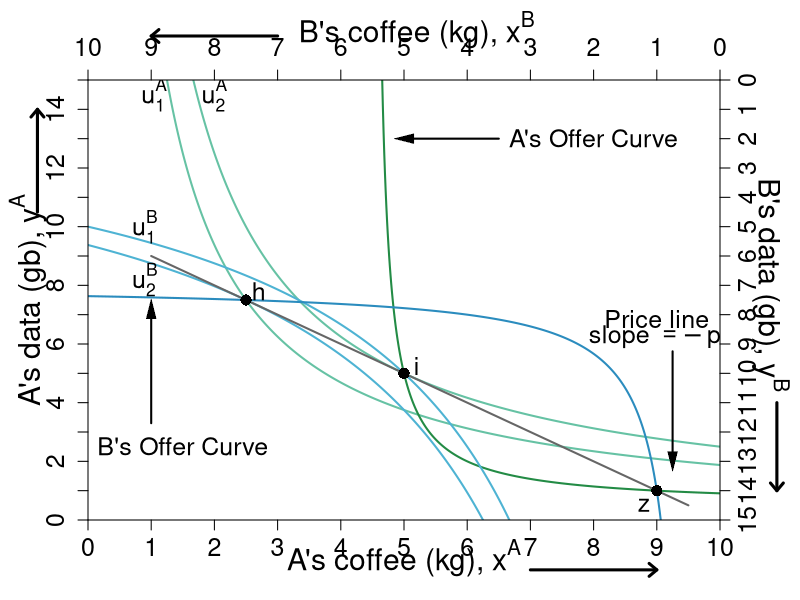

Write the R code that produced this figure.
#' Graph Designer: Simon Halliday, Scott Cohn
#' Authors: Bowles and Halliday
#' Title: Coordination, Conflict and Competition: A Text in Microeconomics

library("shape")

pdf(file = "what_can_markets_do/property_walras_baseline.pdf", width = 9, height = 7)

# Set parameters for graphics
axislabelsize <- 1.8
labelsize <- 1.5
namesize <- 1.8
annotatesize <- 1.5
graphlinewidth <- 2
segmentlinewidth <- 1.5

COL <- c("#7fc97f", "#beaed4", "#fdc086", "#ffff99", "#386cb0", "#f0027f", "#bf5b17", "#666666")
COLA <- c("#e0f3db", "#99d8c9","#66c2a4","#41ae76", "#238b45", "#005824")
COLB <- c("#c6dbef", "#4eb3d3", "#2b8cbe", "#0868ac","#084081")
COLC <- c("#fcfbfd", "#efedf5", "#dadaeb", "#bcbddc", "#9e9ac8", "#807dba", "#6a51a3", "#54278f", "#3f007d")
grays <- gray.colors(25, start = 1, end = 0, alpha = 1)


uA <- function(xA, yA, alpha = 0.5){
  ((xA)^alpha)*((yA)^(1 - alpha))
}

uB <- function(xA, yA, alpha = 0.5){
  ((10-xA)^alpha)*((15-yA)^(1 - alpha))
}

indiffcurveA1 <- function(x, U = 4, A = 1, a = 0.5) {
  ((((U-2)/A)*(1/x)^a)^(1/(1-a)))
}

indiffcurveA2 <- function(x, U = 4, A = 1, a = 0.5) {
  (((U/A)*(1/x)^a)^(1/(1-a)))
}

indiffcurveA3 <- function(x, U = 5.715476, A = 1, a = 0.5) {
  (((U/A)*(1/x)^a)^(1/(1 - a)))
}

indiffcurveA4 <- function(x, U = 6.984164, A = 1, a = 0.5) {
  ((((U)/A)*(1/x)^a)^(1/(1 - a)))
}

paretoEC <- function(x) {
  (3/2)*x
}

OfferCurveA <- function(x) {
  # x/(x  - 4)
  x / (2*x - 9)
}

PriceLine <- function(x, intercept = 10, slope = 1) {
  intercept - slope*x 
}

mrsplot <- function(x) {
  (13/2)*(x/(9 - x)^2)
  
}

OfferCurveB <- function(x) {
  #15 - (14/2)*(10 - x)/(9 - x)
  (145 - 16*x) / (19 - 2*x)
}

WalrasPrice <- function(x) {
  14 - (3/2)*x
}

#Deriving the offer curves: let py = 1
#wA = 8px + 2py = 8px + 2; Demand: x = w/2px => x = 4 + 1/px => px = 1/(x - 4)
#Offer curve is y = px*x => (1/(x-4))*x = x/(x-4) defined for x neq 4
#wA = 2px + 13py = 2px + 13; Demand: x = w/2px => x = 1 + 13/2px => px = 13/2(x - 1)
#B's Offer curve is y = px*x => (13/2)(1/(x-1))*x = (13/2)(x/(x-1)
#Therefore in terms of yA and xA:
#15 - y = (13/2)*(10 - x)/(10 - x - 1)
#Therefore y = 15 - (13/2)*(10-x)/(9 - x) defined for x neq 9
#The tangency of the indifference curve and the offer curve gives mrsplot
#Where mrsplot equals that offer curve, we get x = (3/17)*(51 - sqrt(221)) = 6.376576; 
#So y = 6.022321; therefore u = (6.376576^0.5)*(6.022321^0.5)

indiffcurveBneg1 <- function(x, U = 5.09, A = 1, a = 0.5) {
  15 - (((U/A)*(1/(10 - x))^a)^(1/(1-a)))
}

indiffcurveBneg2 <- function(x, U = 6.531973, A = 1, a = 0.5) {
  15 - (((U/A)*(1/(10 - x))^a)^(1/(1-a)))
}

#Aisha happens to have found 8 apples and 2 oranges, 
#and Betty happens to have found 2 apples and 13 oranges. 
#Aisha's utility (8^0.5)*(2^0.5) = 4
#Betty's utility (2^0.5)*(13^0.5) = 5.09



par(mar =  c(4, 4.4, 4, 4))
xlims <- c(0, 10)
ylims <- c(0, 15)
xlims2 <- c(10, 0)
ylims2 <- c(15, 0)

plot(0, 0, xlim = xlims, ylim = ylims, type = "n",
     xlab = "",
     ylab = "", 
     xaxt = "n", 
     yaxt = "n", 
     cex.lab = axislabelsize, 
     bty = "n",
     xaxs = "i", 
     yaxs = "i")

text(0.5*xlims[2], -1.3, expression(paste("A's coffee (kg), ", x^A)), xpd = TRUE, cex = axislabelsize) 
text(-0.95, 0.5*ylims[2], expression(paste("A's data (gb), ", y^A)), xpd = TRUE, cex = axislabelsize, srt = 90) 


npts <- 500 
npts2 <- 501

#Specify the sequences of points for graphing. 
xx1 <- seq(xlims[1], xlims[2], length.out = npts)
yy1 <- indiffcurveA2(xx1, U = 4, A = 1, a = 0.5)
yy2 <- indiffcurveA2(xx1)

#I need something like xx1 with npts for 
xx2 <- seq(4.5, xlims[2], length.out = npts)
xx3 <- seq(xlims[1], 9.1, length.out = npts)
xx4 <- seq(1, 9.5, length.out = npts)

#Draw the lines for the graphs

lines(xx1, indiffcurveA2(xx1, U = uA(5, 5)), col = COLA[3], lwd = graphlinewidth)
lines(xx1, indiffcurveA2(xx1, U = uA(2.5, 7.5)), col = COLA[3], lwd = graphlinewidth)
# 
lines(xx2, OfferCurveA(xx2), col = COLA[5], lwd = graphlinewidth)
# 
# 
lines(xx1, indiffcurveBneg1(xx1, U = uB(2.5, 7.5)), col = COLB[2], lwd = graphlinewidth)
lines(xx1, indiffcurveBneg1(xx1, U = uB(5, 5)), col = COLB[2], lwd = graphlinewidth)
# 
# 
lines(xx4, PriceLine(xx4, intercept = 10, slope = 1), col = COL[8], lwd = graphlinewidth)
# 
lines(xx3, OfferCurveB(xx3), col = COLB[3], lwd = graphlinewidth)

#Customize ticks and labels for the plot
ticksy <- seq(from = 0, to = 15, by = 1)
ylabels <- seq(from = 0, to = 15, by = 1)
ticksx <- seq(from = 0, to = 10, by = 1)
xlabels <- seq(from = 0, to = 10, by = 1)
axis(1, at = ticksx, pos = 0, labels = xlabels, gap.axis = -1, cex.axis = labelsize)
axis(2, at = ticksy, pos = 0, labels = ylabels, las = 0, cex.axis = labelsize)

#Add arrows:
arrows(-0.8, 10.5, -0.8, 14, xpd = TRUE, length = 0.1, angle = 40, lwd = 3)
arrows(7, -1.7, 9, -1.7, xpd = TRUE, length = 0.1, angle = 40, lwd = 3)


# #Annotation of the three graphs and the NE
text(1.05, 14.5, expression(u[1]^A), cex = labelsize)
text(2, 14.5, expression(u[2]^A), cex = labelsize)

points(2.5, 7.5, pch = 16, col = "black", cex = 1.5)
text(2.7, 7.8, expression(h), cex = labelsize)

points(5, 5, pch = 16, col = "black", cex = 1.5)
text(5.2, 5.25, expression(i), cex = labelsize)

text(9, 6.85, expression("Price line"), cex = labelsize)
text(9, 6.25, expression(paste("slope ", phantom() == -p[i])), cex = labelsize)
Arrows(9.25, 5.75, 9.25, 2, col = "black", lty = 1, lwd = 2, arr.type = "triangle", arr.lwd = 0.5)
# 
# #Label B's offer curve
text(1.5, 2.5, expression("B's Offer Curve"), cex = labelsize)
Arrows(1, 3.3, 1, 7.2, col = "black", lty = 1, lwd = 2, arr.type = "triangle", arr.lwd = 0.5)
# 
# # Price Line
text(8, 13, expression(paste("A's Offer Curve")), cex = labelsize)
Arrows(6.5, 13, 5, 13, col = "black", lty = 1, lwd = 2, arr.type = "triangle", arr.lwd = 0.5)


#Set up second axes and labels
par(new = TRUE)

#Use the same x and ylims as previously, but with locations switched
xlims2 <- c(10, 0)
ylims2 <- c(15, 0)

#Leave the ylab and xlab blank to ensure no axes titles
plot(0, 0, xlim = xlims2, ylim = ylims2, type = "n",
     xlab = expression(paste("")),
     ylab = expression(paste("")),
     xaxt = "n", 
     yaxt = "n", 
     cex.lab = 1.3, 
     bty = "n",
     xaxs = "i", 
     yaxs = "i")

#Set up axes at sides 3 and 4 (top and right)
axis(side = 3, at = ticksx, pos = 0, labels = xlabels, cex.axis = labelsize)
axis(side = 4, at = ticksy, pos = 0, labels = ylabels, las = 0, gap.axis = -1,  cex.axis = labelsize)
text(4.8, -1.7, expression(paste("B's coffee (kg), ", x^B)), xpd = TRUE, cex = axislabelsize) 
text(-0.8, 7, expression(paste("B's data (gb), ", y^B)), xpd = TRUE, cex = axislabelsize, srt = 270) 

#Add arrows:
arrows(-0.9, 11, -0.9, 14, xpd = TRUE, length = 0.1, angle = 40, lwd = 3)
arrows(7, -1.5, 9, -1.5, xpd = TRUE, length = 0.1, angle = 40, lwd = 3)


#Functions for B's indifference curves
indiffcurveB1 <- function(x, U = 5.09, A = 1, a = 0.5) {
  ((((U-2)/A)*(1/x)^a)^(1/(1-a)))
}

indiffcurveB2 <- function(x, U = 5.09, A = 1, a = 0.5) {
  (((U/A)*(1/x)^a)^(1/(1-a)))
}

indiffcurveB3 <- function(x, U = 5.703502, A = 1, a = 0.5) {
  ((((U)/A)*(1/x)^a)^(1/(1-a)))
}

indiffcurveB4 <- function(x, U = 8.244574, A = 1, a = 0.5) {
  ((((U)/A)*(1/x)^a)^(1/(1-a)))
}



#Label B's indifference curves
text(9.1, 5.0, expression(u[1]^B), cex = labelsize)
text(9.1, 6.8, expression(u[2]^B), cex = labelsize)


#Add a point for the initial endowment
points(1, 14, pch = 16, col = "black", cex = 1.5)
text(1.2, 14.5, expression(z), cex = labelsize)




#Label a point on the middle of the curve
#points(5, 7.5, pch = 16, col = "black", cex = 1.5)
#text(5, 7, expression(i))

#(5^0.5)*(7.5^0.5) = 6.123724

#Add point for comparison to participation constraint
#points(6.2, 1.55, pch = 16, col = "black", cex = 1.5)
#text(6.1, 1.2, expression(d))


#Calculate TIOLI power allocation for B
#mrs(x,y) => pareto efficient curve is (3/2)x = y
#A's initital utility is 4 = u(8,2) = (8^0.5)*(2^0.5)
#Therefore substitute in the contract curve u_e^A = 4 = (x^A)^(0.5)(3/2*x^A)^0.5
# => x^A = 4/((3/2)^0.5) = 3.27 => x^B = 6.73
# => y^A = 3/2(x^A) = 4.9 => y^B = 10.1

#Add point g for B's TIOLI power
# points(6.73, 10.1, pch = 16, col = "black", cex = 1.5)
# text(6.73, 10.6, expression(g))

#Calculate TIOLI power allocation for A
#mrs(x,y) => pareto efficient curve is (3/2)x = y
#A's initital utility is 4 = u(8,2) = (8^0.5)*(2^0.5)
#Therefore substitute in the contract curve u_e^A = 4 = (x^A)^(0.5)(3/2*x^A)^0.5
# => x^B = 5.09/((3/2)^0.5) = 4.16 => x^A = 5.84
# => y^B = 3/2(x^B) = 6.23 => y^A = 8.77 
#=> u^A = (5.84^0.5)*(8.77^0.5) = 7.156591
#Add point f for A's TIOLI power
# points(4.16, 6.23, pch = 16, col = "black", cex = 1.5)
# text(4.16, 5.8, expression(f))



dev.off()
